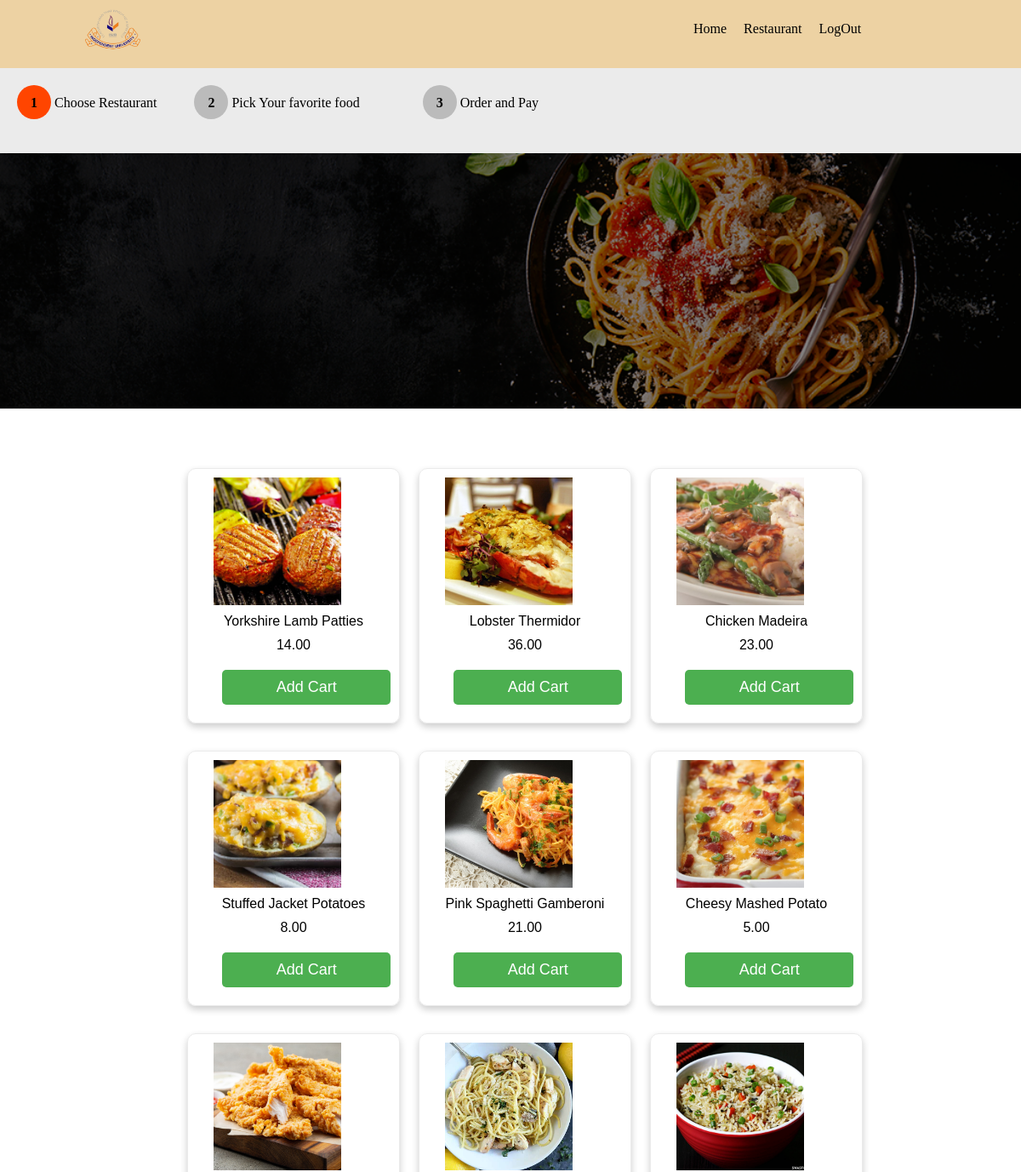
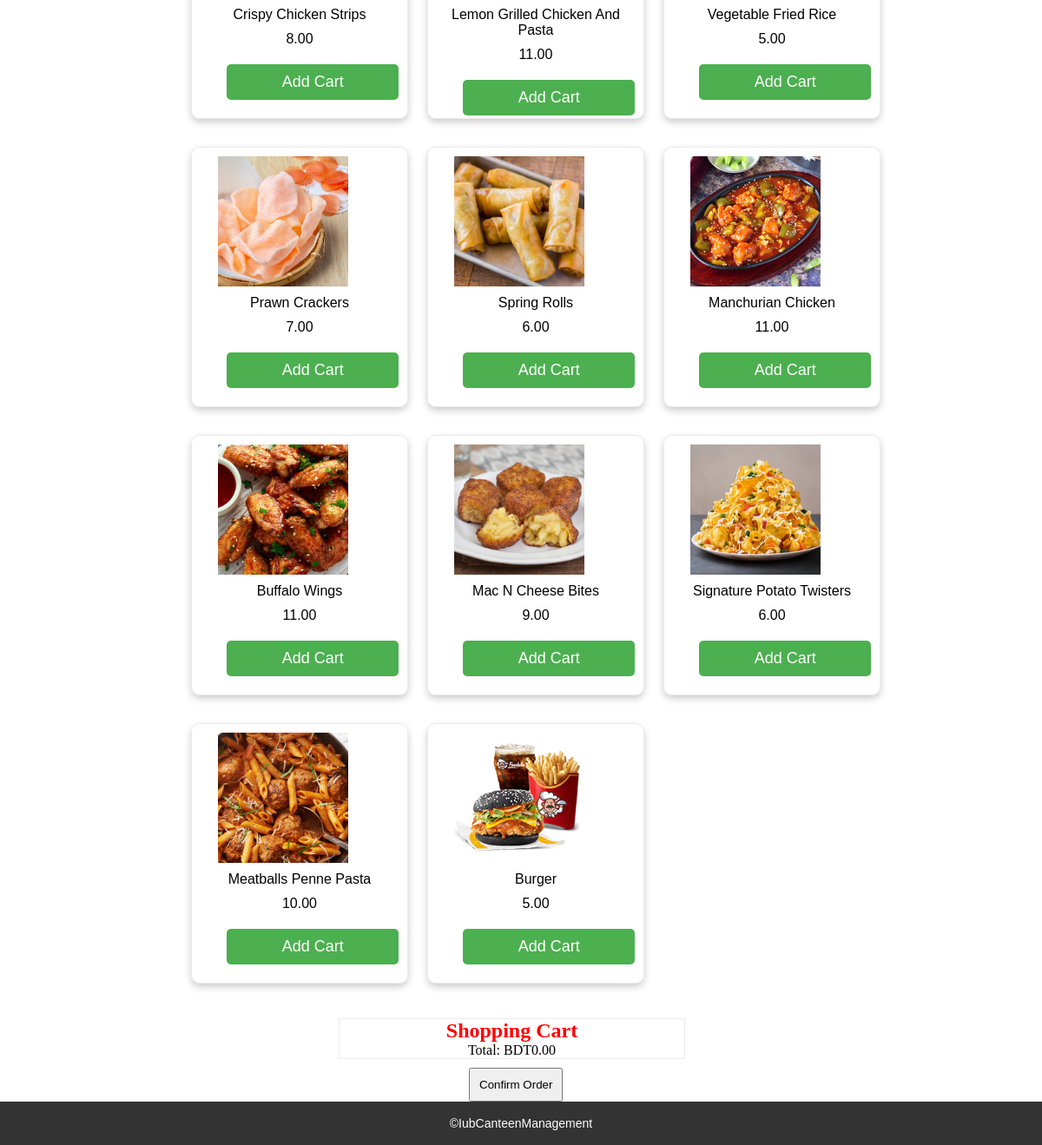
The page /restaurant1.php on the database its author committed (2 pictures, top to bottom).
### tables this page shows
CREATE TABLE `dishes` (
  `d_id` int(11) NOT NULL,
  `rs_id` int(11) NOT NULL,
  `title` varchar(222) NOT NULL,
  `slogan` varchar(222) NOT NULL,
  `price` decimal(10,2) NOT NULL,
  `img` varchar(222) NOT NULL
);

### restaurant1.php (the view, shortened to what this page needs)
<?php
@include 'config.php';
$sql = "SELECT * FROM dishes ";
$result = mysqli_query($con, $sql);
?>
<!DOCTYPE html>
<html lang="en">
<head>
    <link rel="stylesheet" href="style2.css">
    <link rel="stylesheet" href="https://cdnjs.cloudflare.com/ajax/libs/font-awesome/6.4.2/css/all.min.css" />
</head>
<body>
    <div class="container">
        <div class="header">
            <div class="logo">
                <img src="images/R.png" alt="">
            </div>
            <div class="nav">
                <ul>
                    <li><a href="index.php">Home</a></li>
                    <li><a href="restaurant.php">Restaurant</a></li>
                    <li><a href="logout.php">LogOut</a></li>
                </ul>
            </div>
        </div>
        <div class="articale">
            <div class="heading">
                <span class="dot">
                    <h4>1</h4>
                </span>
                <span>Choose Restaurant</span>
                <span class="dot1">
                    <h4>2</h4>
                </span>
                <span>Pick Your favorite food</span>
                <span class="dot2">
                    <h4>3</h4>
                </span>
                <span>Order and Pay</span>
            </div>
        </div>
        <div class="poster">
        </div>
        <div class="addCart">
            <div class="item">
                <?php
                while ($row = mysqli_fetch_assoc($result)) {
                    echo '<div class="item1">';
                    echo '<div class="img">';
                    echo '<img src="dishes/' . $row['img'] . '" alt="">';
                    echo '</div>';
                    echo '<p>' . $row['title'] . '</p>';
                    echo '<p>' . $row['price'] . '</p>';
                    echo '<button class="addToCartBtn" data-title="' . $row['title'] . '" data-price="' . $row['price'] . '" data-img="' . $row['img'] . '">Add Cart</button>';
                    echo '</div>';
                }
                ?>
            </div>
            <div class="cart">
                <div class="cart1">
                    <h2>Shopping Cart</h2>
                    <p>Total: <span id="totalPrice">BDT0.00</span></p>
                </div>
            </div>
        </div>
        <div class="footer">
            <p>&copy;IubCanteenManagement</p>
        </div>
    </div>
</body>
</html>

### style2.css (style rules this page uses)
* { margin: 0; padding: 0; box-sizing: border-box; }
.container { width: 100%; margin: auto; }
.header { width: 100%; height: 80px; background-image: url(images/nav1.jpg); }
.header img { width: 100%; height: 100%; }
.logo { height: 100%; width: 25%; float: left; }
.logo img { width:65px; height: 50px; margin-left: 100px; margin-top: 10px; }
.nav { width: 75%; height: 100%; float: right; }
.nav ul { list-style: none; margin: 0; padding: 5px; margin-left: 500px; margin-top: 10px; }
.nav ul li { float: left; }
.nav ul li a { text-decoration: none; display: flex; padding: 10px 10px 10px 10px; color: black; }
.articale { width: 100%; height: 100px; background-color: #ebebeb; }
.heading { width: 100%; height: 100%; }
.dot { height: 40px; width: 40px; background-color: orangered; border-radius: 50%; display: inline-block; margin-top: 20px; margin-left: 20px; }
.dot h4 { text-align: center; margin-top: 30%; }
.dot1 { height: 40px; width: 40px; background-color: #bbb; border-radius: 50%; display: inline-block; margin-top: 20px; margin-left: 40px; }
.dot1 h4 { text-align: center; margin-top: 30%; }
.dot2 { height: 40px; width: 40px; background-color: #bbb; border-radius: 50%; display: inline-block; margin-top: 20px; margin-left: 70px; }
.dot2 h4 { text-align: center; margin-top: 30%; }
.poster { width: 100%; height: 300px; background-image: url(images/img/restrrr.png); position: absolute; display: flex; background-size: cover; background-position: center; }
.addCart { display: flex; flex-wrap: wrap; gap: 20px; justify-content: center; align-items: center; margin-top: 30%; }
.item1 { width: 300px; height: 400px; border: 1px solid #ccc; border-radius: 10px; overflow: hidden; box-shadow: 0 4px 8px 0 rgba(0, 0, 0, 0.2); transition: 0.3s; }
.item1 img { width: 100%; height: 50%; object-fit: cover; }
.item1 p { margin: 10px; font-family: Arial, sans-serif; text-align: center; }
.item1 button { width: 80%; padding: 10px; border: none; border-radius: 5px; background-color: #4CAF50; color: white; font-family: Arial, sans-serif; font-size: 18px; cursor: pointer; }
.item { width: 65%; display: grid; grid-template-rows: repeat(3,1fr); grid-template-columns: repeat(3,1fr); column-gap: 12px; row-gap: 12px; }
.item1 { width: 250px; height: 300px; border: 1px solid #ebebeb; margin-top: 10px; margin-left: 10px; margin-bottom: 10px; }
.item1 .img { width: 150px; height: 150px; margin-left: 30px; margin-top: 10px; }
.item1 .img img { width: 100%; height: 100%; }
.item1 p { margin-top: 10px; margin-left: 10px; font-size: 16px; }
.item1 button { margin-top: 10px; margin-left: 40px; padding: 10px 10px; }
.cart { width: 35%; }
.cart .cart1 { width: 95%; margin-top: 10px; border: 1px solid #ebebeb; align-items: center; text-align: center; }
.cart .cart1 h2 { color: red; }
.footer { position: absolute end; bottom: 0; left: 0; width: 100%; height: 50px; background-color: #333333; color: white; text-align: center; line-height: 50px; font-family: Arial, sans-serif; font-size: 14px; }

### restaurant1.php (style rules this page uses)
.cart1 { display: flex; flex-direction: column; align-items: flex-start; }

### rows shown on the page
dishes: img (picture), title "Yorkshire Lamb Patties", price "14.00"
dishes: img (picture), title "Lobster Thermidor", price "36.00"
dishes: img (picture), title "Chicken Madeira", price "23.00"
dishes: img (picture), title "Stuffed Jacket Potatoes", price "8.00"
dishes: img (picture), title "Pink Spaghetti Gamberoni", price "21.00"
dishes: img (picture), title "Cheesy Mashed Potato", price "5.00"
dishes: img (picture), title "Crispy Chicken Strips", price "8.00"
dishes: img (picture), title "Lemon Grilled Chicken And Pasta", price "11.00"
dishes: img (picture), title "Vegetable Fried Rice", price "5.00"
dishes: img (picture), title "Prawn Crackers", price "7.00"
dishes: img (picture), title "Spring Rolls", price "6.00"
dishes: img (picture), title "Manchurian Chicken", price "11.00"
dishes: img (picture), title "Buffalo Wings", price "11.00"
dishes: img (picture), title "Mac N Cheese Bites", price "9.00"
dishes: img (picture), title "Signature Potato Twisters", price "6.00"
dishes: img (picture), title "Meatballs Penne Pasta", price "10.00"
dishes: img (picture), title "Burger", price "5.00"
